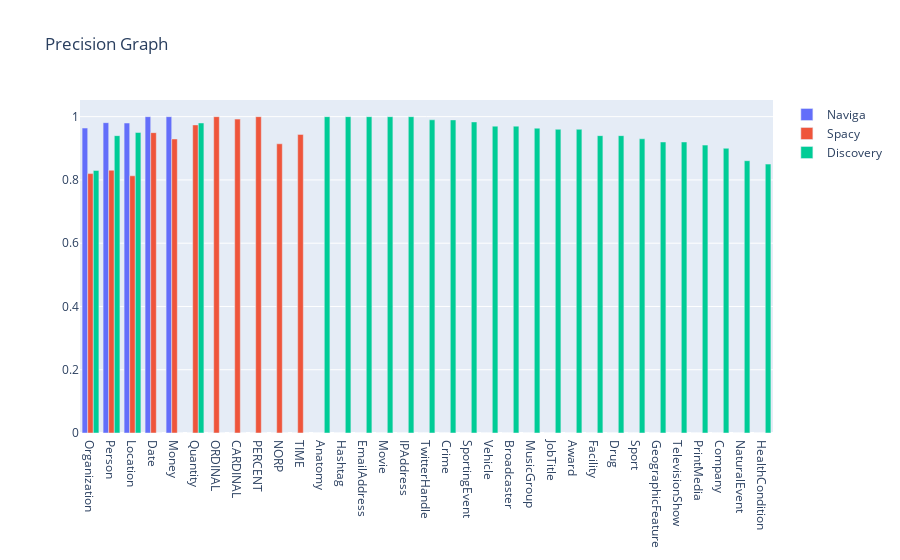

Notebook cell for this chart:
### Code cell
fig = go.Figure(data=[
    go.Bar(name='Naviga', x=entity_rep, y=Html),
    go.Bar(name='Spacy', x=entity_rep, y=Spacy),
    go.Bar(name='Discovery', x=entity_rep, y=Discovery)],
    layout={'title':"Precision Graph"}
)
# Change the bar mode
# fig.update_layout(barmode='group')

fig.show()

### Figure 1 — Plotly figure (JSON) as saved in the notebook; plotly's stock layout.template omitted (floating-point values rounded to 4 significant figures)
{"data": [{"name": "Naviga", "type": "bar", "x": ["Organization", "Person", "Location", "Date", "Money", "Quantity", "ORDINAL", "CARDINAL", "PERCENT", "NORP", "TIME", "Anatomy", "Hashtag", "EmailAddress", "Movie", "IPAddress", "TwitterHandle", "Crime", "SportingEvent", "Vehicle", "Broadcaster", "MusicGroup", "JobTitle", "Award", "Facility", "Drug", "Sport", "GeographicFeature", "TelevisionShow", "PrintMedia", "Company", "NaturalEvent", "HealthCondition"], "y": [0.9639, 0.981, 0.9798, 1, 1, 0, 0, 0, 0, 0, 0, 0, 0, 0, 0, 0, 0, 0, 0, 0, 0, 0, 0, 0, 0, 0, 0, 0, 0, 0, 0, 0, 0]}, {"name": "Spacy", "type": "bar", "x": ["Organization", "Person", "Location", "Date", "Money", "Quantity", "ORDINAL", "CARDINAL", "PERCENT", "NORP", "TIME", "Anatomy", "Hashtag", "EmailAddress", "Movie", "IPAddress", "TwitterHandle", "Crime", "SportingEvent", "Vehicle", "Broadcaster", "MusicGroup", "JobTitle", "Award", "Facility", "Drug", "Sport", "GeographicFeature", "TelevisionShow", "PrintMedia", "Company", "NaturalEvent", "HealthCondition"], "y": [0.82, 0.8308, 0.813, 0.9495, 0.9294, 0.9739, 1, 0.9922, 1, 0.9143, 0.9439, 0, 0, 0, 0, 0, 0, 0, 0, 0, 0, 0, 0, 0, 0, 0, 0, 0, 0, 0, 0, 0, 0]}, {"name": "Discovery", "type": "bar", "x": ["Organization", "Person", "Location", "Date", "Money", "Quantity", "ORDINAL", "CARDINAL", "PERCENT", "NORP", "TIME", "Anatomy", "Hashtag", "EmailAddress", "Movie", "IPAddress", "TwitterHandle", "Crime", "SportingEvent", "Vehicle", "Broadcaster", "MusicGroup", "JobTitle", "Award", "Facility", "Drug", "Sport", "GeographicFeature", "TelevisionShow", "PrintMedia", "Company", "NaturalEvent", "HealthCondition"], "y": [0.83, 0.94, 0.95, 0, 0, 0.98, 0, 0, 0, 0, 0, 1, 1, 1, 1, 1, 0.99, 0.9898, 0.9833, 0.97, 0.97, 0.9636, 0.96, 0.96, 0.94, 0.94, 0.93, 0.92, 0.92, 0.91, 0.9, 0.8608, 0.85]}], "layout": {"title": {"text": "Precision Graph"}}}
